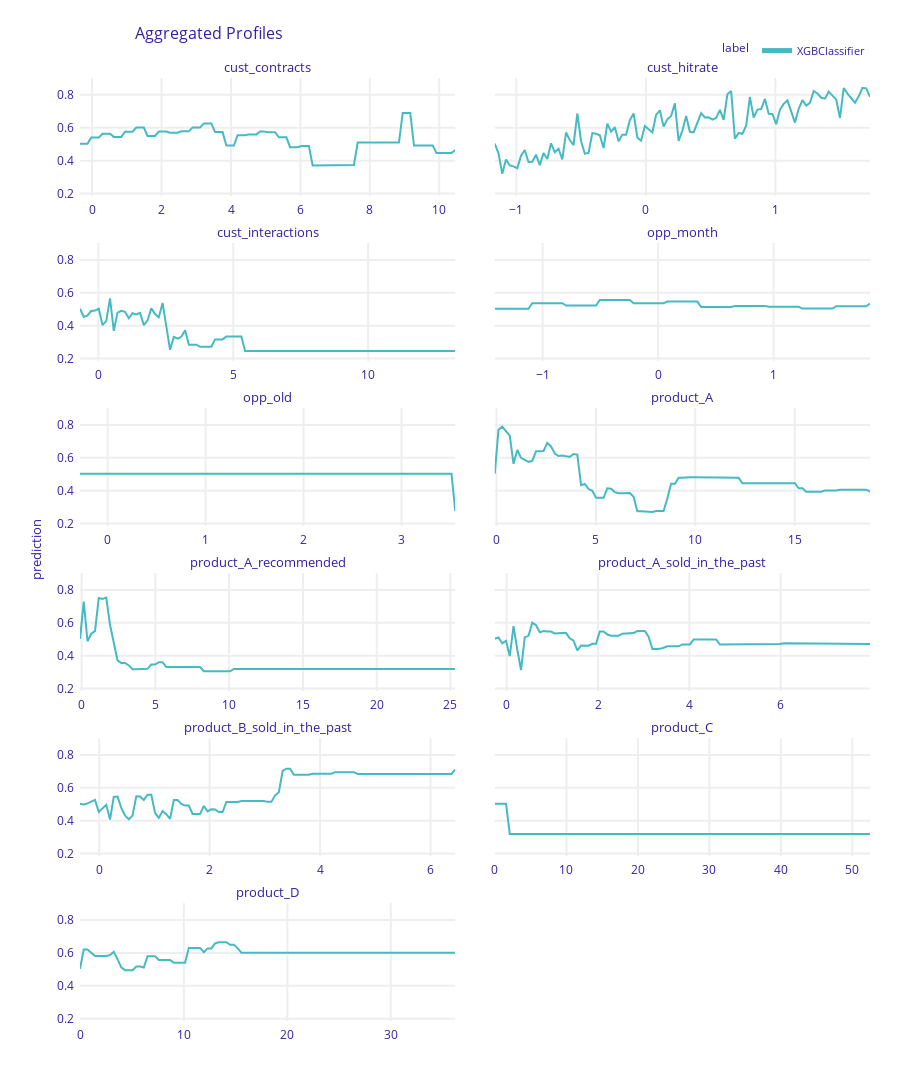

Notebook code cell kept with this figure:
### Code cell
# Para todas las variables continuas
ale_obj = explainer.model_profile(
    type='accumulated',
    variables=[    'product_A_sold_in_the_past',
    'product_B_sold_in_the_past',
    'product_A_recommended',
    'product_A',
    'product_C',
    'product_D',
    'cust_hitrate',
    'cust_interactions', 
    'cust_contracts',  
    'opp_month', 
    'opp_old']
)
ale_obj.plot()
